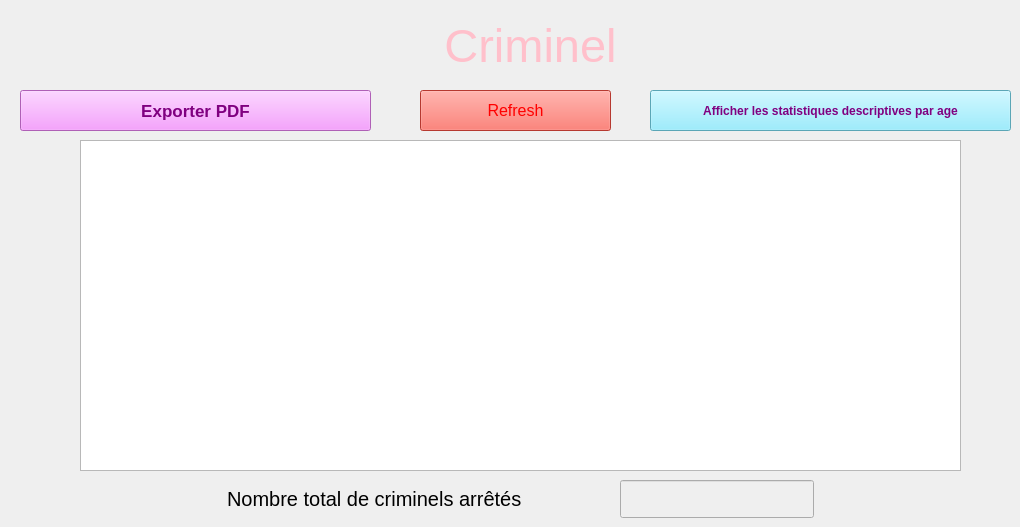
      <widget class="QWidget" name="tab_63">
       <attribute name="title">
        <string>Afficher</string>
       </attribute>
       <widget class="QLabel" name="label_titre_criminel">
        <property name="geometry">
         <rect>
          <x>370</x>
          <y>10</y>
          <width>321</width>
          <height>71</height>
         </rect>
        </property>
        <property name="font">
         <font>
          <pointsize>35</pointsize>
         </font>
        </property>
        <property name="styleSheet">
         <string notr="true">color:pink
</string>
        </property>
        <property name="lineWidth">
         <number>5</number>
        </property>
        <property name="text">
         <string>Criminel</string>
        </property>
        <property name="textFormat">
         <enum>Qt::PlainText</enum>
        </property>
        <property name="alignment">
         <set>Qt::AlignCenter</set>
        </property>
       </widget>
       <widget class="QTableView" name="tab_criminel1">
        <property name="geometry">
         <rect>
          <x>80</x>
          <y>140</y>
          <width>881</width>
          <height>331</height>
         </rect>
        </property>
        <property name="styleSheet">
         <string notr="true">color: rgb(85, 170, 255);</string>
        </property>
       </widget>
       <widget class="QPushButton" name="pushButton_exprterpdfcri">
        <property name="geometry">
         <rect>
          <x>20</x>
          <y>90</y>
          <width>351</width>
          <height>41</height>
         </rect>
        </property>
        <property name="font">
         <font>
          <pointsize>13</pointsize>
          <weight>75</weight>
          <bold>true</bold>
         </font>
        </property>
        <property name="styleSheet">
         <string notr="true">color:purple;
background-color: rgb(245, 134, 255);</string>
        </property>
        <property name="text">
         <string>Exporter PDF</string>
        </property>
       </widget>
       <widget class="QPushButton" name="pushButton_chart1">
        <property name="geometry">
         <rect>
          <x>650</x>
          <y>90</y>
          <width>361</width>
          <height>41</height>
         </rect>
        </property>
        <property name="font">
         <font>
          <pointsize>9</pointsize>
          <weight>75</weight>
          <bold>true</bold>
         </font>
        </property>
        <property name="styleSheet">
         <string notr="true">color:purple;
background-color:rgb(128, 232, 255);</string>
        </property>
        <property name="text">
         <string>Afficher les statistiques descriptives par age</string>
        </property>
       </widget>
       <widget class="QLabel" name="label_nombre_criminel">
        <property name="geometry">
         <rect>
          <x>227</x>
          <y>480</y>
          <width>386</width>
          <height>38</height>
         </rect>
        </property>
        <property name="font">
         <font>
          <pointsize>15</pointsize>
         </font>
        </property>
        <property name="text">
         <string>Nombre total de criminels arrêtés</string>
        </property>
       </widget>
       <widget class="QLineEdit" name="lineEdit_nombre_criminel">
        <property name="enabled">
         <bool>false</bool>
        </property>
        <property name="geometry">
         <rect>
          <x>620</x>
          <y>480</y>
          <width>194</width>
          <height>38</height>
         </rect>
        </property>
        <property name="font">
         <font>
          <pointsize>15</pointsize>
         </font>
        </property>
        <property name="echoMode">
         <enum>QLineEdit::Normal</enum>
        </property>
       </widget>
       <widget class="QPushButton" name="pushButton_ilyes_cri">
        <property name="geometry">
         <rect>
          <x>420</x>
          <y>90</y>
          <width>191</width>
          <height>41</height>
         </rect>
        </property>
        <property name="font">
         <font>
          <pointsize>12</pointsize>
         </font>
        </property>
        <property name="styleSheet">
         <string notr="true">color:red;
background-color: rgb(255, 80, 67);</string>
        </property>
        <property name="text">
         <string>Refresh</string>
        </property>
       </widget>
      </widget>
